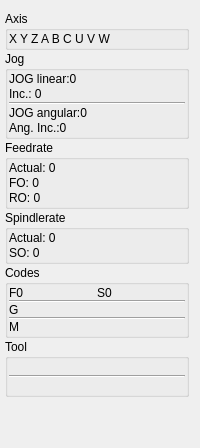
             <widget class="QFrame" name="horizontalLayout_GB">
              <layout class="QVBoxLayout" name="verticalLayout_GB">
               <property name="spacing">
                <number>1</number>
               </property>
               <property name="leftMargin">
                <number>5</number>
               </property>
               <item>
                <widget class="QGroupBox" name="groupBox_Axis">
                 <property name="title">
                  <string>Axis</string>
                 </property>
                 <layout class="QHBoxLayout" name="horizontalLayout_32">
                  <property name="spacing">
                   <number>1</number>
                  </property>
                  <property name="leftMargin">
                   <number>1</number>
                  </property>
                  <property name="topMargin">
                   <number>1</number>
                  </property>
                  <property name="rightMargin">
                   <number>1</number>
                  </property>
                  <property name="bottomMargin">
                   <number>1</number>
                  </property>
                  <item>
                   <layout class="QVBoxLayout" name="verticalLayout_26">
                    <item>
                     <widget class="QLabel" name="sdrolabel_auto">
                      <property name="text">
                       <string>X Y Z A B C U V W</string>
                      </property>
                      <property name="wordWrap">
                       <bool>false</bool>
                      </property>
                     </widget>
                    </item>
                   </layout>
                  </item>
                 </layout>
                </widget>
               </item>
               <item>
                <widget class="QGroupBox" name="groupBox_JOG">
                 <property name="title">
                  <string>Jog</string>
                 </property>
                 <layout class="QHBoxLayout" name="horizontalLayout_24">
                  <property name="spacing">
                   <number>1</number>
                  </property>
                  <property name="leftMargin">
                   <number>1</number>
                  </property>
                  <property name="topMargin">
                   <number>1</number>
                  </property>
                  <property name="rightMargin">
                   <number>1</number>
                  </property>
                  <property name="bottomMargin">
                   <number>1</number>
                  </property>
                  <item>
                   <layout class="QVBoxLayout" name="verticalLayout_14">
                    <item>
                     <widget class="QLabel" name="labelJOG_linear">
                      <property name="text">
                       <string>JOG linear:0</string>
                      </property>
                     </widget>
                    </item>
                    <item>
                     <widget class="QLabel" name="labelJOG_linear_increment">
                      <property name="text">
                       <string>Inc.: 0</string>
                      </property>
                     </widget>
                    </item>
                    <item>
                     <widget class="Line" name="line">
                      <property name="orientation">
                       <enum>Qt::Horizontal</enum>
                      </property>
                     </widget>
                    </item>
                    <item>
                     <widget class="QLabel" name="labelJOG_angular">
                      <property name="text">
                       <string>JOG angular:0</string>
                      </property>
                     </widget>
                    </item>
                    <item>
                     <widget class="QLabel" name="labelJOG_angular_increment">
                      <property name="text">
                       <string>Ang. Inc.:0</string>
                      </property>
                     </widget>
                    </item>
                   </layout>
                  </item>
                 </layout>
                </widget>
               </item>
               <item>
                <widget class="QGroupBox" name="groupBox_Feedrate">
                 <property name="title">
                  <string>Feedrate</string>
                 </property>
                 <layout class="QHBoxLayout" name="horizontalLayout_35">
                  <property name="spacing">
                   <number>1</number>
                  </property>
                  <property name="leftMargin">
                   <number>1</number>
                  </property>
                  <property name="topMargin">
                   <number>1</number>
                  </property>
                  <property name="rightMargin">
                   <number>1</number>
                  </property>
                  <property name="bottomMargin">
                   <number>1</number>
                  </property>
                  <item>
                   <layout class="QVBoxLayout" name="verticalLayout_30">
                    <property name="spacing">
                     <number>1</number>
                    </property>
                    <item>
                     <widget class="QLabel" name="labelFeedActual">
                      <property name="text">
                       <string>Actual: 0</string>
                      </property>
                     </widget>
                    </item>
                    <item>
                     <widget class="QLabel" name="labelFeedOverride">
                      <property name="text">
                       <string>FO: 0</string>
                      </property>
                     </widget>
                    </item>
                    <item>
                     <widget class="QLabel" name="labelRapidOverride">
                      <property name="text">
                       <string>RO: 0</string>
                      </property>
                     </widget>
                    </item>
                   </layout>
                  </item>
                 </layout>
                </widget>
               </item>
               <item>
                <widget class="QGroupBox" name="groupBox_Spindlerate">
                 <property name="title">
                  <string>Spindlerate</string>
                 </property>
                 <layout class="QHBoxLayout" name="horizontalLayout_38">
                  <property name="spacing">
                   <number>1</number>
                  </property>
                  <property name="leftMargin">
                   <number>1</number>
                  </property>
                  <property name="topMargin">
                   <number>1</number>
                  </property>
                  <property name="rightMargin">
                   <number>1</number>
                  </property>
                  <property name="bottomMargin">
                   <number>1</number>
                  </property>
                  <item>
                   <layout class="QVBoxLayout" name="verticalLayout_32">
                    <item>
                     <widget class="QLabel" name="labelSpindleActual">
                      <property name="text">
                       <string>Actual: 0</string>
                      </property>
                     </widget>
                    </item>
                    <item>
                     <widget class="QLabel" name="labelSpindleOverride">
                      <property name="text">
                       <string>SO: 0</string>
                      </property>
                     </widget>
                    </item>
                   </layout>
                  </item>
                 </layout>
                </widget>
               </item>
               <item>
                <widget class="QGroupBox" name="groupBox_Codes">
                 <property name="title">
                  <string>Codes</string>
                 </property>
                 <layout class="QVBoxLayout" name="verticalLayout_27">
                  <property name="spacing">
                   <number>1</number>
                  </property>
                  <property name="sizeConstraint">
                   <enum>QLayout::SetMinimumSize</enum>
                  </property>
                  <property name="leftMargin">
                   <number>1</number>
                  </property>
                  <property name="topMargin">
                   <number>1</number>
                  </property>
                  <property name="rightMargin">
                   <number>1</number>
                  </property>
                  <property name="bottomMargin">
                   <number>1</number>
                  </property>
                  <item>
                   <layout class="QVBoxLayout" name="verticalLayout_28">
                    <property name="spacing">
                     <number>0</number>
                    </property>
                    <item>
                     <layout class="QHBoxLayout" name="horizontalLayout_34">
                      <item>
                       <widget class="QLabel" name="labelFeedRequested">
                        <property name="text">
                         <string>F0</string>
                        </property>
                       </widget>
                      </item>
                      <item>
                       <widget class="QLabel" name="labelSpindleRequested">
                        <property name="text">
                         <string>S0</string>
                        </property>
                       </widget>
                      </item>
                     </layout>
                    </item>
                    <item>
                     <widget class="Line" name="line_2">
                      <property name="orientation">
                       <enum>Qt::Horizontal</enum>
                      </property>
                     </widget>
                    </item>
                    <item>
                     <widget class="QLabel" name="labelCodesG">
                      <property name="text">
                       <string>G</string>
                      </property>
                      <property name="wordWrap">
                       <bool>true</bool>
                      </property>
                     </widget>
                    </item>
                    <item>
                     <widget class="Line" name="line_3">
                      <property name="orientation">
                       <enum>Qt::Horizontal</enum>
                      </property>
                     </widget>
                    </item>
                    <item>
                     <widget class="QLabel" name="labelCodesM">
                      <property name="text">
                       <string>M</string>
                      </property>
                      <property name="wordWrap">
                       <bool>true</bool>
                      </property>
                     </widget>
                    </item>
                   </layout>
                  </item>
                 </layout>
                </widget>
               </item>
               <item>
                <widget class="QGroupBox" name="groupBox_Tool">
                 <property name="title">
                  <string>Tool</string>
                 </property>
                 <layout class="QVBoxLayout" name="verticalLayout_13">
                  <property name="spacing">
                   <number>1</number>
                  </property>
                  <property name="leftMargin">
                   <number>1</number>
                  </property>
                  <property name="topMargin">
                   <number>1</number>
                  </property>
                  <property name="rightMargin">
                   <number>1</number>
                  </property>
                  <property name="bottomMargin">
                   <number>1</number>
                  </property>
                  <item>
                   <layout class="QHBoxLayout" name="horizontalLayout_22" stretch="1,2,3">
                    <item>
                     <widget class="StatusLabel" name="statuslabel_12">
                      <property name="textTemplate" stdset="0">
                       <string>#%s</string>
                      </property>
                      <property name="gcodes_status" stdset="0">
                       <bool>false</bool>
                      </property>
                      <property name="mcodes_status" stdset="0">
                       <bool>false</bool>
                      </property>
                      <property name="tool_number_status" stdset="0">
                       <bool>true</bool>
                      </property>
                      <property name="filepath_status" stdset="0">
                       <bool>false</bool>
                      </property>
                     </widget>
                    </item>
                    <item>
                     <widget class="StatusLabel" name="statuslabel_11">
                      <property name="textTemplate" stdset="0">
                       <string>D%s</string>
                      </property>
                      <property name="gcodes_status" stdset="0">
                       <bool>false</bool>
                      </property>
                      <property name="mcodes_status" stdset="0">
                       <bool>false</bool>
                      </property>
                      <property name="tool_diameter_status" stdset="0">
                       <bool>true</bool>
                      </property>
                      <property name="tool_number_status" stdset="0">
                       <bool>false</bool>
                      </property>
                      <property name="filename_status" stdset="0">
                       <bool>false</bool>
                      </property>
                     </widget>
                    </item>
                    <item>
                     <widget class="StatusLabel" name="statuslabel_13">
                      <property name="textTemplate" stdset="0">
                       <string>Offset %10.3f</string>
                      </property>
                      <property name="tool_offset_status" stdset="0">
                       <bool>true</bool>
                      </property>
                     </widget>
                    </item>
                   </layout>
                  </item>
                  <item>
                   <widget class="Line" name="line_4">
                    <property name="orientation">
                     <enum>Qt::Horizontal</enum>
                    </property>
                   </widget>
                  </item>
                  <item>
                   <widget class="StatusLabel" name="statuslabel_14">
                    <property name="wordWrap">
                     <bool>true</bool>
                    </property>
                    <property name="textTemplate" stdset="0">
                     <string>Comment: %s</string>
                    </property>
                    <property name="tool_comment_status" stdset="0">
                     <bool>true</bool>
                    </property>
                   </widget>
                  </item>
                 </layout>
                </widget>
               </item>
               <item>
                <spacer name="verticalSpacer_4">
                 <property name="orientation">
                  <enum>Qt::Vertical</enum>
                 </property>
                 <property name="sizeHint" stdset="0">
                  <size>
                   <width>20</width>
                   <height>40</height>
                  </size>
                 </property>
                </spacer>
               </item>
              </layout>
             </widget>
